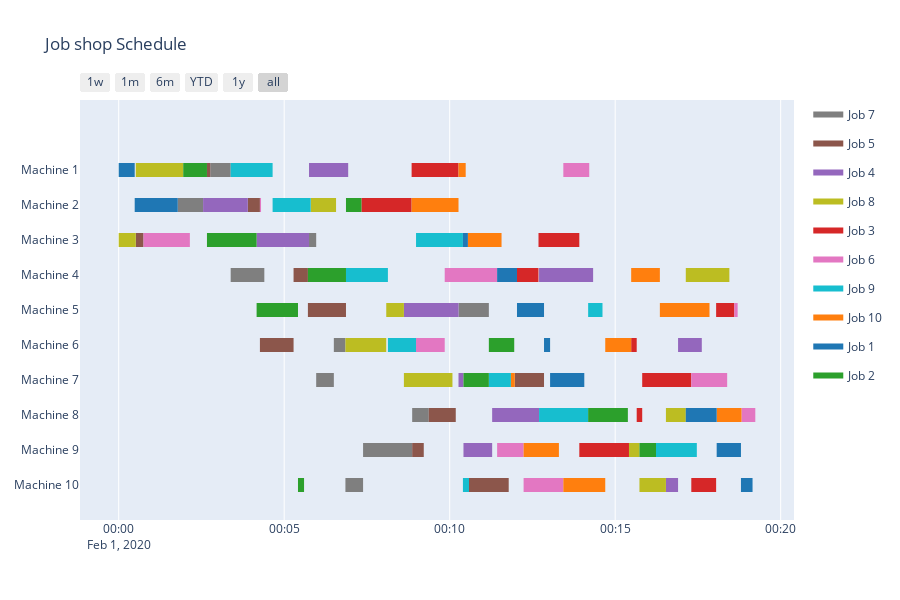

The code cell stored with this chart in its notebook:
### Code cell
import chart_studio.plotly as py
import plotly.figure_factory as ff

df = schedule[1]
fig = ff.create_gantt(df, index_col='Resource', show_colorbar=True, group_tasks=True, showgrid_x=True, title='Job shop Schedule')
fig.show()
